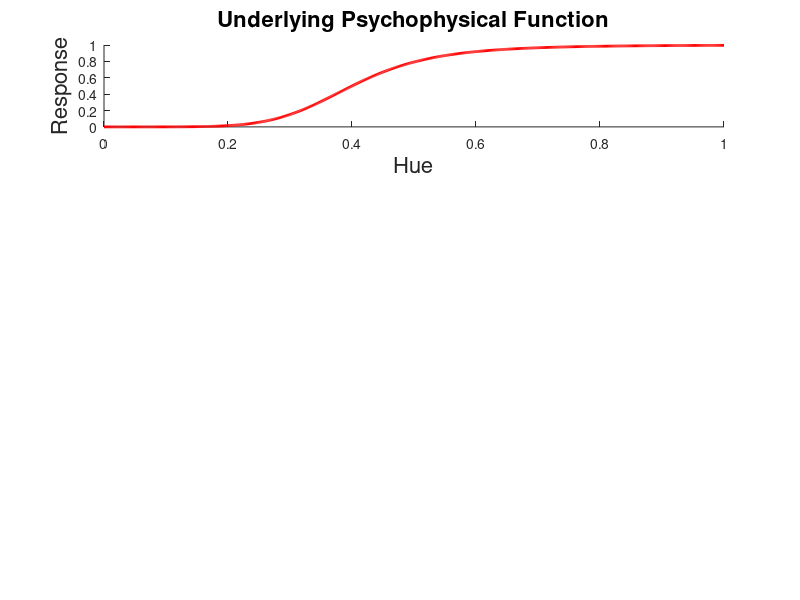

Reproduce this figure in MATLAB. (Note: this script raises an error after producing the figure.)
function exploreMemBiasTutorial
% exploreMemBiasTutorial
%
% Work out predictions of a very simple memory model.  The idea is to see
% what the predictions are if we start with the ideas that
%   a) there is a non-linear transduction between the stimulus variable and perceptual response.
%   b) noise is added in the perceptual domain
%   c) noise can have different variance depending on delay.
%
% This is worked out for the circular stimulus variable hue, but nothing
% much would change in the model for an intensive variable.
%
% 4/25/09  dhb  Started on it.

%% Clear
clear; close all;

%% Parameters
% Specify precision as noise of a Gaussian variable.  There is a separate
% noise for the test stimulus and the comparison stimulus.  This is
% because we want to model both simultaneous presentation and delayed, and we'll
% do this by mucking with the variances.
testSd = 0.06;
comparisonSd = 0.06;
scaleBase = 2*max([testSd comparisonSd]);
testHueRawIndex = 300;
nComparison = 100;
nMatchSimulate = 10000;
nPsychoSimulate = 1000;
nFitSimulate = nPsychoSimulate;
nStimulusHues = 600;
respType = 'naka';
responseOrder = 2;
responseCoeefs = 0.1*[0 1 1 0.4 0.25 0.5 0.2];
fittype = 'c';

%% Generate the non-linear response function.  This is veridical plus a sum of some
% sinusoids.
stimulusHues = linspace(0,1,nStimulusHues);
stimulusHues = [stimulusHues];
switch (respType)
    case 'fourier'
        responseFun = stimulusHues + ComputeFourierModel(responseCoeefs,stimulusHues);
    case 'naka'
        responseFun = (stimulusHues.^6)./(stimulusHues.^6 + 0.4.^6);
end


sumPlot = figure('WindowStyle','docked'); clf;
subplot(4,1,1); hold on
plot(stimulusHues,responseFun,'r','LineWidth',2);
xlim([0 1]); ylim([0 1]);
xlabel('Hue','FontSize',16);
ylabel('Response','FontSize',16);
title('Underlying Psychophysical Function','FontSize',16);

%% Compute psychometric function through a specified test hue.  Response will be 1 (aka "yes")
% if subjects thinks comparison presentation is of higher perceptual hue, 0 (aka "no") otherwise.
testHueIndex = testHueRawIndex;
testHue = stimulusHues(testHueIndex);
meanResponseTest = responseFun(testHueIndex);
comparisonIndices = testHueIndex-nComparison:testHueIndex+nComparison;
comparisonHues = stimulusHues(comparisonIndices);
for i = 1:length(comparisonIndices)
    meanResponseComparison = responseFun(comparisonIndices(i));
    probYes(i) = SimulateProbYes(meanResponseTest,meanResponseComparison,testSd,comparisonSd,nPsychoSimulate); %#ok<AGROW>
end

% Fit simulated data
pfitdata = [comparisonHues', probYes', nFitSimulate*ones(size(probYes'))];
pfitstruct = pfit(pfitdata,'no plot','matrix_format','xyn', ...
    'shape', fittype, 'n_intervals', 1, 'runs',0, 'sens',0, ...
    'compute_stats', 0, 'cuts', [0.5], 'verbose', 0);
probYesFit = psigpsi(fittype, pfitstruct.params.est, comparisonHues');
pse = findthreshold(fittype,pfitstruct.params.est,0.5,'performance');
thresh = findthreshold(fittype,pfitstruct.params.est,0.75,'performance') - ...
    findthreshold(fittype,pfitstruct.params.est,0.25,'performance');

% Little plot
figure('WindowStyle','docked'); clf; hold on
plot(comparisonHues,probYes,'ko','MarkerSize',2,'MarkerFaceColor','k');
plot([testHue testHue],[0 0.5],'b');
plot([comparisonHues(1) testHue],[0.5 0.5],'b');
plot(comparisonHues,probYesFit,'r','LineWidth',2);
plot([pse pse],[0 0.5],'g');
xlabel('Comparison Hue','FontSize',16);
ylabel('Prob "Yes"','FontSize',16);
title(sprintf('Psychometric function, test hue %g',testHue),'FontSize',16);
xlim([comparisonHues(1) comparisonHues(end)])
ylim([0 1]);

%% Find average match for each test hue
nPrint = 25;
theMatchedStimuli = zeros(nMatchSimulate,nStimulusHues-2*nComparison-1);
matchProgPlot = figure('WindowStyle','docked');
for t = 1:nStimulusHues-2*nComparison-1
    testHueIndex = nComparison+t;
    testHuesMatch(t) = stimulusHues(testHueIndex);
    meanResponseTest = responseFun(testHueIndex);
    noiseDrawsTest = normrnd(0,testSd,nMatchSimulate,1);
    for i = 1:nMatchSimulate
        theResponse = meanResponseTest + noiseDrawsTest(i);
        noiseDrawsComparison = normrnd(0,comparisonSd,size(responseFun));
        comparisonResponses = responseFun + noiseDrawsComparison;
        [nil,index] = min(abs(comparisonResponses-theResponse));
        theMatchedStimuli(i,t) = stimulusHues(index(1));
    end
    meanMatch(t) = mean(theMatchedStimuli(:,t));
    medianMatch(t) = median(theMatchedStimuli(:,t));
    
    % Diagnostic plot if desired
    if (rem(t,nPrint) == 0)
        figure(matchProgPlot); clf; hold on
        [n,x] = hist(theMatchedStimuli(:,t),25);
        bar(x,n);
        plot([testHuesMatch(t) testHuesMatch(t)],[0 1.2*max(n)],'k','LineWidth',2);
        plot([meanMatch(t) meanMatch(t)],[0 1.2*max(n)],'r','LineWidth',2);
        %plot([medianMatch(t) medianMatch(t)],[0 1.2*max(n)],'g','LineWidth',2);
        xlabel('Matches','FontSize',16);
        ylabel('Count','FontSize',16);
        xlim([0 1]);
        ylim([0 1.2*max(n)]);
        title(sprintf('Match distribution, test hue %0.2g',testHuesMatch(t)),'FontSize',16);
        drawnow;
        saveas(matchProgPlot,sprintf('Matches_%g_%g_%0.2g.png',testSd,comparisonSd,testHuesMatch(t)),'png');
        fprintf('Computing mean match for test hue %d of %d\n',t,nStimulusHues-2*nComparison-1);
    end   
end

% Plot of simulated matches
figure(sumPlot);
subplot(4,1,3); hold on
plot(testHuesMatch,meanMatch-testHuesMatch,'r','LineWidth',2);
%plot(testHuesMatch,medianMatch-testHuesMatch,'b','LineWidth',2);
xlim([0 1]);
ylim([-scaleBase scaleBase]);
xlabel('Test Hue','FontSize',16);
ylabel('Match Bias','FontSize',16);

%% Now compute out PSE as a function of test hue, as well as threshold
nPrint = 25;
progPlot = figure('WindowStyle','docked');
for t = 1:nStimulusHues-2*nComparison-1
    testHueIndex = nComparison+t;
    testHues(t) = stimulusHues(testHueIndex);
    meanResponseTest = responseFun(testHueIndex);
    comparisonIndices = testHueIndex-nComparison:testHueIndex+nComparison;
    comparisonHues = stimulusHues(comparisonIndices);
    for i = 1:length(comparisonIndices)
        meanResponseComparison = responseFun(comparisonIndices(i));
        probYes(i) = SimulateProbYes(meanResponseTest,meanResponseComparison,testSd,comparisonSd,nPsychoSimulate); %#ok<AGROW>
    end
    
    % Fit
    pfitdata = [comparisonHues', probYes', nFitSimulate*ones(size(probYes'))];
    pfitstruct = pfit(pfitdata,'no plot','matrix_format','xyn', ...
    	'shape', fittype, 'n_intervals', 1, 'runs',0, 'sens',0, ...
    	'compute_stats', 0, 'cuts', [0.5], 'verbose', 0);
    probYesFit = psigpsi(fittype, pfitstruct.params.est, comparisonHues');
    pses(t) = findthreshold(fittype,pfitstruct.params.est,0.5,'performance');
    threshs(t) = findthreshold(fittype,pfitstruct.params.est,0.75,'performance') - ...
        findthreshold(fittype,pfitstruct.params.est,0.25,'performance');
    
    % Fit central part
    centralIndex = nComparison-10:nComparison+10;
    pfitdata = [comparisonHues(centralIndex)', probYes(centralIndex)', nFitSimulate*ones(size(centralIndex'))];
    pfitstruct1 = pfit(pfitdata,'no plot','matrix_format','xyn', ...
    	'shape', fittype, 'n_intervals', 1, 'runs',0, 'sens',0, ...
    	'compute_stats', 0, 'cuts', [0.5], 'verbose', 0);
    probYesFit1 = psigpsi(fittype, pfitstruct1.params.est, comparisonHues(centralIndex)');
    pses1(t) = findthreshold(fittype,pfitstruct1.params.est,0.5,'performance');

    % Diagnostic plot if desired
    if (rem(t,nPrint) == 0)
        figure(progPlot); clf; hold on
        plot(comparisonHues,probYes,'ko','MarkerSize',2,'MarkerFaceColor','k');
        plot(comparisonHues,probYesFit,'r','LineWidth',2);
        plot(comparisonHues(centralIndex),probYesFit1,'b','LineWidth',2);
        plot([testHues(t) testHues(t)],[0 1],'b');
        plot([pses(t) pses(t)],[0 1],'g');
        xlabel('Comparison Hue','FontSize',16);
        ylabel('Prob "Yes"','FontSize',16);
        title(sprintf('Psychometric function, test hue %0.2g',testHues(t)),'FontSize',16);
        xlim([comparisonHues(1) comparisonHues(end)])
        xlim([0 1]);
        ylim([0 1]);
        drawnow;
        saveas(progPlot,sprintf('Psycho_%g_%g_%0.2g.png',testSd,comparisonSd,testHues(t)),'png');
        fprintf('Computing PSE for test hue %d of %d\n',t,nStimulusHues-2*nComparison-1);
    end   
end

% Plot of simulated PSEs
figure(sumPlot);
subplot(4,1,2); hold on
plot(testHues,1./threshs,'r','LineWidth',2);
xlim([0 1]);
%ylim([0 scaleBase]);
xlabel('Test Hue','FontSize',16);
ylabel('Inverse Threshold','FontSize',16);
subplot(4,1,4); hold on
plot(testHues,pses-testHues,'r','LineWidth',2);
plot(testHues,pses1-testHues,'b','LineWidth',2);
xlim([0 1]);
ylim([-scaleBase scaleBase]);
xlabel('Test Hue','FontSize',16);
ylabel('PSE Bias','FontSize',16);
saveas(sumPlot,sprintf('Summary_%g_%g.png',testSd,comparisonSd),'png');

end

%% Subfunctions

function probYes = SimulateProbYes(responseTest,responseComparison,testSd,comparisonSd,nSimulate)
% probYes = SimulateProbYes(responseTest,responseComparison,testSd,comparisonSd,nSimulate)
%
% Simulate out the number of times that the comparison is judged as larger on the response variable
% than the test.  I'm sure there is an analytic solution, but it's a little tricky because we
% allow different standard deviations for the test and comparison noise.
%
% 4/25/09  dhb  Wrote it.

diffNoise = normrnd(0,comparisonSd,nSimulate,1)-normrnd(0,testSd,nSimulate,1);
nYes = length(find(responseComparison-responseTest+diffNoise > 0));
probYes = nYes/nSimulate;
end

function ypred = ComputeFourierModel(coeffs,x)
% ypred = ComputeFourierModel(coeffs,x)
%
% ypred = coeffs(1) + coeffs(2)*(sin(2*pi*x) + coeffs(3)*cos(2*pi*x) + coeffs(4)*sin(2*pi*2*x) + coeffs(5)*cos(2*pi*2*x) + ...
%
% The order of the equation is determined from the length of coeffs.
% The input x is assumed to be in the range [0-1].
%
% 4/21/09  dhb  Wrote it.

% Modulation
a = coeffs(1);
b = coeffs(2);

modulation = sin(2*pi*x) + coeffs(3)*cos(2*pi*x);
for i = 1:length(coeffs(4:end))/2
    modulation = modulation + coeffs(2*(i-1)+4)*sin(2*pi*(i+1)*x) + coeffs(2*(i-1)+5)*cos(2*pi*(i+1)*x);
end
ypred = a + b*modulation;

end



